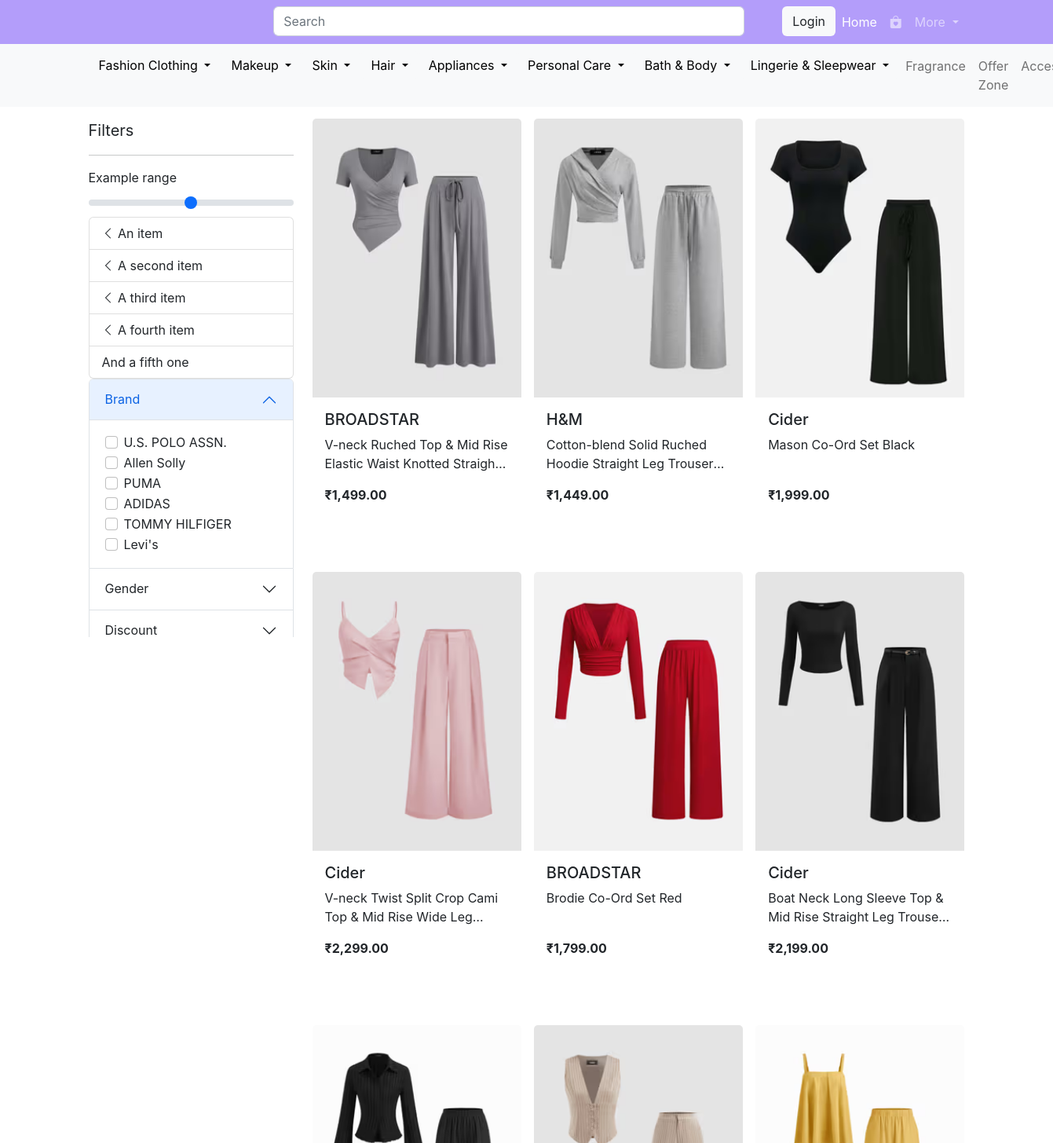
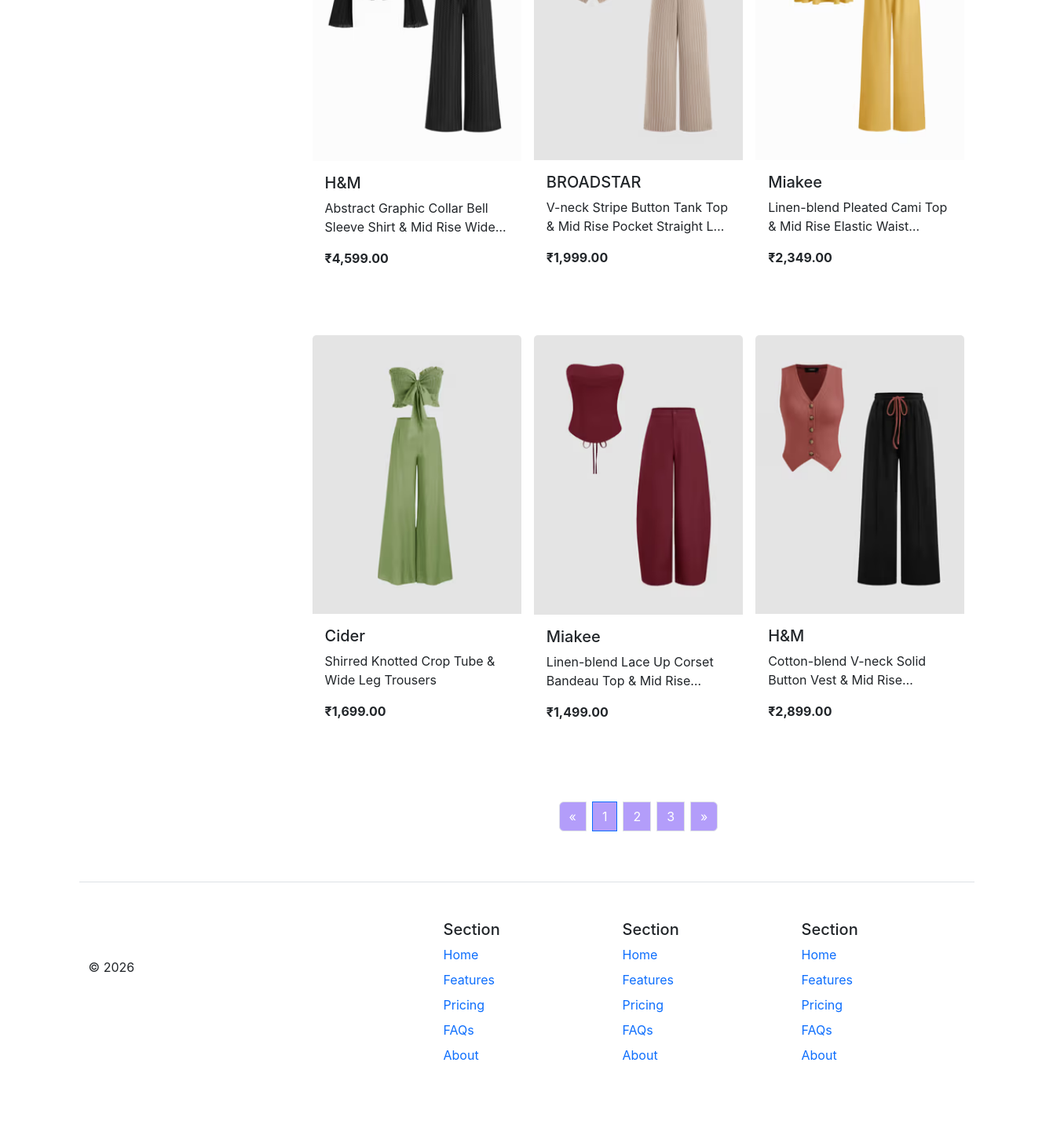
/ecomcoors.php, run on the app's committed database (2 pictures, top to bottom).
### tables this page shows
CREATE TABLE `tblproduct7` (
  `id` int(11) NOT NULL,
  `name` varchar(255) NOT NULL,
  `code` varchar(255) NOT NULL,
  `image` text NOT NULL,
  `price` decimal(10,2) NOT NULL
);

### ecomcoors.php (the view, shortened to what this page needs)
<!doctype html>
<html lang="en">
<head>
    <link href="https://cdn.jsdelivr.net/npm/bootstrap@5.2.1/dist/css/bootstrap.min.css" rel="stylesheet"
>
    <link rel="stylesheet" href="https://cdn.jsdelivr.net/npm/bootstrap-icons@1.11.1/font/bootstrap-icons.css">
    <link rel="stylesheet" href="style.css">
    <link rel="stylesheet" href="assets/owlcarousel/assets/owl.carousel.min.css">
    <link rel="stylesheet" href="assets/owlcarousel/assets/owl.theme.default.min.css">
</head>
<body>
    <nav class="navbar navbar-expand-md navbar-dark d-none d-md-block sticky-top" style="background-color: #b39dfa;">
        <div class="container">
            <div class="collapse navbar-collapse" id="navbarSupportedContent">
                <ul class="navbar-nav ms-auto mb-2 mb-lg-0">
                    <li>
                        <input class="form-control ms-auto me-5" type="search" placeholder="Search" aria-label="Search"
                            style="width: 600px;">
                    </li>
                   <li><a href="signin.php" class="btn bg-light">Login</a></li>
                    <li class="nav-item">
                        <a class="nav-link active" aria-current="page" href="index.php">Home</a>
                    </li>
                    <li class="nav-item">
                        <a class="nav-link" href="#offcanvasCart" data-bs-toggle="offcanvas" role="button" aria-controls="offcanvasCart">
                            <i class="bi bi-bag-heart-fill"></i>
                        </a>
                    </li>
                    <li class="nav-item dropdown">
                        <a class="nav-link dropdown-toggle" href="#" role="button" data-bs-toggle="dropdown"
                            aria-expanded="false">
                            More
                        </a>
                    </li>
                </ul>
            </div>
        </div>
    </nav>
    <nav class="navbar navbar-expand-md navbar-light bg-light sticky-top" style="flex-wrap: inherit;">
    <div class="container">
        <div class="offcanvas offcanvas-start offcanvas-md" data-bs-backdrop="static" tabindex="-1" id="offcanvasNavbar" aria-labelledby="offcanvasNavbarLabel">
            <div class="offcanvas-body">
                <ul class="navbar-nav mx-auto">
                    <li class="nav-item dropdown">
                        <button class="btn btn-light dropdown-toggle" data-bs-toggle="dropdown" aria-expanded="false">
                            Fashion Clothing
                        </button>
                    </li>
                    <li class="nav-item dropdown">
                        <button class="btn btn-light dropdown-toggle" data-bs-toggle="dropdown" aria-expanded="false">
                            Makeup
                        </button>
                    </li>
                    <li class="nav-item dropdown">
                        <button class="btn btn-light dropdown-toggle" data-bs-toggle="dropdown" aria-expanded="false">
                            Skin
                        </button>
                    </li>
                    <li class="nav-item dropdown">
                        <button class="btn btn-light dropdown-toggle" data-bs-toggle="dropdown" aria-expanded="false">
                            Hair
                        </button>
                    </li>
                    <li class="nav-item dropdown">
                        <button class="btn btn-light dropdown-toggle" data-bs-toggle="dropdown" aria-expanded="false">
                            Appliances
                        </button>
                    </li>
                    <li class="nav-item dropdown">
                        <button class="btn btn-light dropdown-toggle" data-bs-toggle="dropdown" aria-expanded="false">
                            Personal Care
                        </button>
                    </li>
                    <li class="nav-item dropdown">
                        <button class="btn btn-light dropdown-toggle" data-bs-toggle="dropdown" aria-expanded="false">
                            Bath & Body
                        </button>
                    </li>
                    <li class="nav-item dropdown">
                        <button class="btn btn-light dropdown-toggle" data-bs-toggle="dropdown" aria-expanded="false">
                            Lingerie & Sleepwear
                        </button>
                    </li>
                    <li class="nav-item"><a class="nav-link" href="#">Fragrance</a></li>
                    <li class="nav-item"><a class="nav-link" href="#">Offer Zone</a></li>
                    <li class="nav-item"><a class="nav-link" href="#">Accessories</a></li>
                </ul>
            </div>
        </div>
    </div>
</nav>
    <div class="container">
        <div class="row my-0 my-lg-3">
            <div class="col-12 col-lg-3 d-lg-block d-none sticky-top">
                <p class="fs-5">Filters</p>
                <hr>
                <label for="customRange3" class="form-label">Example range</label>
                <input type="range" class="form-range" min="0" max="5" step="0.5" id="customRange3">
                <ul class="list-group">
                    <li class="list-group-item"><i class="bi bi-chevron-left"></i> An item</li>
                    <li class="list-group-item"><i class="bi bi-chevron-left"></i> A second item</li>
                    <li class="list-group-item"><i class="bi bi-chevron-left"></i> A third item</li>
                    <li class="list-group-item"><i class="bi bi-chevron-left"></i> A fourth item</li>
                    <li class="list-group-item">And a fifth one</li>
                </ul>
                <div class="accordion" id="accordionExample">
                    <div class="accordion-item">
                        <h2 class="accordion-header">
                            <button class="accordion-button" type="button" data-bs-toggle="collapse"
                                data-bs-target="#collapseOne" aria-expanded="true" aria-controls="collapseOne">
                                Brand
                            </button>
                        </h2>
                        <div id="collapseOne" class="accordion-collapse collapse show"
                            data-bs-parent="#accordionExample">
                            <div class="accordion-body">
                                <div class="form-check">
                                    <input class="form-check-input" type="checkbox" value="" id="flexCheckDefault">
                                    <label class="form-check-label" for="flexCheckDefault">
                                        U.S. POLO ASSN.
                                    </label>
                                </div>
                                <div class="form-check">
                                    <input class="form-check-input" type="checkbox" value="" id="flexCheckDefault">
                                    <label class="form-check-label" for="flexCheckDefault">
                                        Allen Solly
                                    </label>
                                </div>
                                <div class="form-check">
                                    <input class="form-check-input" type="checkbox" value="" id="flexCheckDefault">
                                    <label class="form-check-label" for="flexCheckDefault">
                                        PUMA
                                    </label>
                                </div>
                                <div class="form-check">
                                    <input class="form-check-input" type="checkbox" value="" id="flexCheckDefault">
                                    <label class="form-check-label" for="flexCheckDefault">
                                        ADIDAS
                                    </label>
                                </div>
                                <div class="form-check">
                                    <input class="form-check-input" type="checkbox" value="" id="flexCheckDefault">
                                    <label class="form-check-label" for="flexCheckDefault">
                                        TOMMY HILFIGER
                                    </label>
                                </div>
                                <div class="form-check">
                                    <input class="form-check-input" type="checkbox" value="" id="flexCheckDefault">
                                    <label class="form-check-label" for="flexCheckDefault">
                                        Levi's
                                    </label>
                                </div>
                            </div>
                        </div>
                    </div>
                    <div class="accordion-item">
                        <h2 class="accordion-header">
                            <button class="accordion-button collapsed" type="button" data-bs-toggle="collapse"
                                data-bs-target="#collapseTwo" aria-expanded="false" aria-controls="collapseTwo">
                                Gender
                            </button>
                        </h2>
                    </div>
                    <div class="accordion-item">
                        <h2 class="accordion-header">
                            <button class="accordion-button collapsed" type="button" data-bs-toggle="collapse"
                                data-bs-target="#collapseThree" aria-expanded="false" aria-controls="collapseThree">
                                Discount
                            </button>
                        </h2>
                    </div>
                </div>
            </div>
            <div class="col-12 col-lg-9">
<div class="row row-cols-2 row-cols-lg-3 g-3">
    <?php
    $query = "SELECT * FROM tblproduct7";
    $result = mysqli_query($conn, $query);
    if (mysqli_num_rows($result) > 0) {
        while($product = mysqli_fetch_array($result)) {
    ?>
        <div class="col">
            <div class="card custom-card" style="border:none;">
                <img src="images/coors/<?php echo htmlspecialchars($product['image']); ?>" class="card-img-top" alt="Product Image">
                <div class="card-body">
                    <h5 class="card-title"><?php echo htmlspecialchars($product['code']); ?></h5>
                    <p class="card-text"><?php echo htmlspecialchars($product['name']); ?></p>
                    <p class="fw-bold">₹<?php echo number_format($product['price'], 2); ?></p>
                </div>
            </div>
        </div>
    <?php
        }
    } else {
        echo "<div class='col-12'><p class='text-center'>No coors found in the database.</p></div>";
    }
    ?>
</div>
                    <div class=" col">
                        <nav aria-label="Page navigation">
                            <ul class="pagination justify-content-center">
                                <li class="page-item disabled">
                                    <a class="page-link" href="#" aria-label="Previous" style="background-color: #b39dfa; color: white">
                                        <span aria-hidden="true">&laquo;</span>
                                </a>
                            </li>
                            <li class="page-item active" aria-current="page"><a class="page-link" href="#" style="background-color: #b39dfa; color: white">1</a>
                            </li>
                            <li class="page-item"><a class="page-link" href="#" style="background-color: #b39dfa; color: white">2</a></li>
                            <li class="page-item"><a class="page-link" href="#" style="background-color: #b39dfa; color: white">3</a></li>
                            <li class="page-item">
                                <a class="page-link" href="#" aria-label="Next" style="background-color: #b39dfa; color: white">
                                    <span aria-hidden="true">&raquo;</span>
                                </a>
                            </li>
                        </ul>
                    </nav>
                </div>
            </div>
        </div>
    </div>
    <div class="container-fluid">
        <div class="container">
            <footer class="row row-cols-1 row-cols-sm-2 row-cols-md-5 row-cols-5 row-cols-lg- py-5 my-5 border-top">
                <div class="col mb-3">
                    <a href="/" class="d-flex align-items-center mb-3 link-body-emphasis text-decoration-none">
                        <svg class="bi me-2" width="40" height="32">
                            <use xlink:href="#bootstrap"></use>
                        </svg>
                    </a>
                    <p class="text-body-secondary">© 2026</p>
                </div>
                <div class="col mb-3">
                </div>
                <div class="col mb-3 px-2">
                    <h5>Section</h5>
                    <ul class="nav flex-column">
                        <li class="nav-item mb-2"><a href="#" class="nav-link p-0 text-body-secondary">Home</a></li>
                        <li class="nav-item mb-2"><a href="#" class="nav-link p-0 text-body-secondary">Features</a></li>
                        <li class="nav-item mb-2"><a href="#" class="nav-link p-0 text-body-secondary">Pricing</a></li>
                        <li class="nav-item mb-2"><a href="#" class="nav-link p-0 text-body-secondary">FAQs</a></li>
                        <li class="nav-item mb-2"><a href="#" class="nav-link p-0 text-body-secondary">About</a></li>
                    </ul>
                </div>
                <div class="col mb-3 px-2">
                    <h5>Section</h5>
                    <ul class="nav flex-column">
                        <li class="nav-item mb-2"><a href="#" class="nav-link p-0 text-body-secondary">Home</a></li>
                        <li class="nav-item mb-2"><a href="#" class="nav-link p-0 text-body-secondary">Features</a></li>
                        <li class="nav-item mb-2"><a href="#" class="nav-link p-0 text-body-secondary">Pricing</a></li>
                        <li class="nav-item mb-2"><a href="#" class="nav-link p-0 text-body-secondary">FAQs</a></li>
                        <li class="nav-item mb-2"><a href="#" class="nav-link p-0 text-body-secondary">About</a></li>
                    </ul>
                </div>
                <div class="col mb-3 px-2">
                    <h5>Section</h5>
                    <ul class="nav flex-column">
                        <li class="nav-item mb-2"><a href="#" class="nav-link p-0 text-body-secondary">Home</a></li>
                        <li class="nav-item mb-2"><a href="#" class="nav-link p-0 text-body-secondary">Features</a></li>
                        <li class="nav-item mb-2"><a href="#" class="nav-link p-0 text-body-secondary">Pricing</a></li>
                        <li class="nav-item mb-2"><a href="#" class="nav-link p-0 text-body-secondary">FAQs</a></li>
                        <li class="nav-item mb-2"><a href="#" class="nav-link p-0 text-body-secondary">About</a></li>
                    </ul>
                </div>
            </footer>
        </div>
    </div>
</body>
</html>

### style.css (style rules this page uses)
.card.custom-card { transition: transform 0.3s ease; }
:root { --peach: #f5d3c5; --card-bg: #f9f6fa; }
body { font-family: 'Inter', sans-serif; margin: 0; padding: 0px; background: #fff; }
.pagination { display: flex; justify-content: center; gap: 8px; margin-top: 15px; }
.card-text { display: -webkit-box; -webkit-line-clamp: 2; line-clamp: 2; -webkit-box-orient: vertical; overflow: hidden; text-overflow: ellipsis; min-height: 3em; }
nav.navbar-dark.sticky-top { z-index: 1040; margin-bottom: 0 !important; }
@media (min-width: 992px) { nav.navbar-light.sticky-top { top: 56px !important; z-index: 1030; border-top: none !important; margin-top: -1px; } }
@media (min-width: 992px) { .col-lg-3.sticky-top { top: 130px !important; z-index: 1000; height: calc(100vh - 140px); overflow-y: auto; align-self: start; } }

### data on the page
tblproduct7: image (picture), code "BROADSTAR", name "V-neck Ruched Top & Mid Rise Elastic Waist Knotted…", price "1,499.00"
tblproduct7: image (picture), code "H&M", name "Cotton-blend Solid Ruched Hoodie Straight Leg…", price "1,449.00"
tblproduct7: image (picture), code "Cider", name "Mason Co-Ord Set Black", price "1,999.00"
tblproduct7: image (picture), code "Cider", name "V-neck Twist Split Crop Cami Top & Mid Rise Wide…", price "2,299.00"
tblproduct7: image (picture), code "BROADSTAR", name "Brodie Co-Ord Set Red", price "1,799.00"
tblproduct7: image (picture), code "Cider", name "Boat Neck Long Sleeve Top & Mid Rise Straight Leg…", price "2,199.00"
tblproduct7: image (picture), code "H&M", name "Abstract Graphic Collar Bell Sleeve Shirt & Mid Rise…", price "4,599.00"
tblproduct7: image (picture), code "BROADSTAR", name "V-neck Stripe Button Tank Top & Mid Rise Pocket Straight…", price "1,999.00"
tblproduct7: image (picture), code "Miakee", name "Linen-blend Pleated Cami Top & Mid Rise Elastic…", price "2,349.00"
tblproduct7: image (picture), code "Cider", name "Shirred Knotted Crop Tube & Wide Leg Trousers", price "1,699.00"
tblproduct7: image (picture), code "Miakee", name "Linen-blend Lace Up Corset Bandeau Top & Mid…", price "1,499.00"
tblproduct7: image (picture), code "H&M", name "Cotton-blend V-neck Solid Button Vest & Mid…", price "2,899.00"
